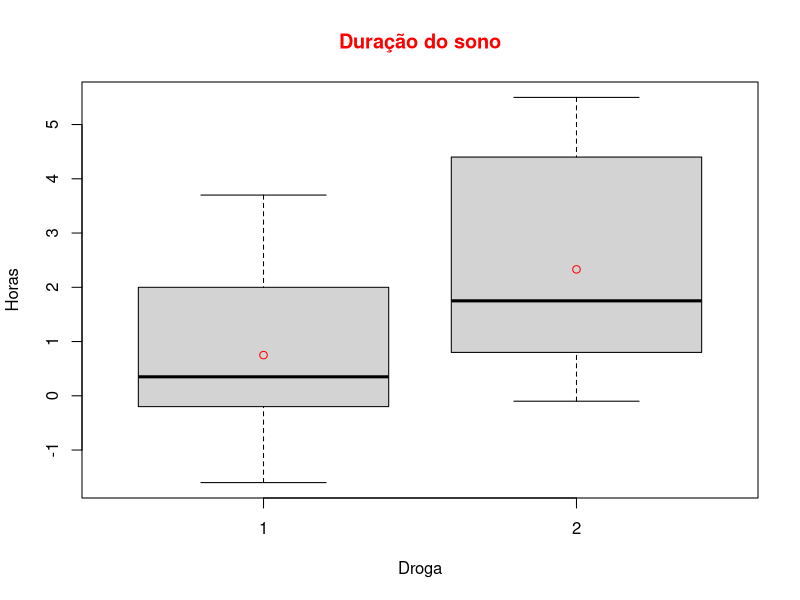
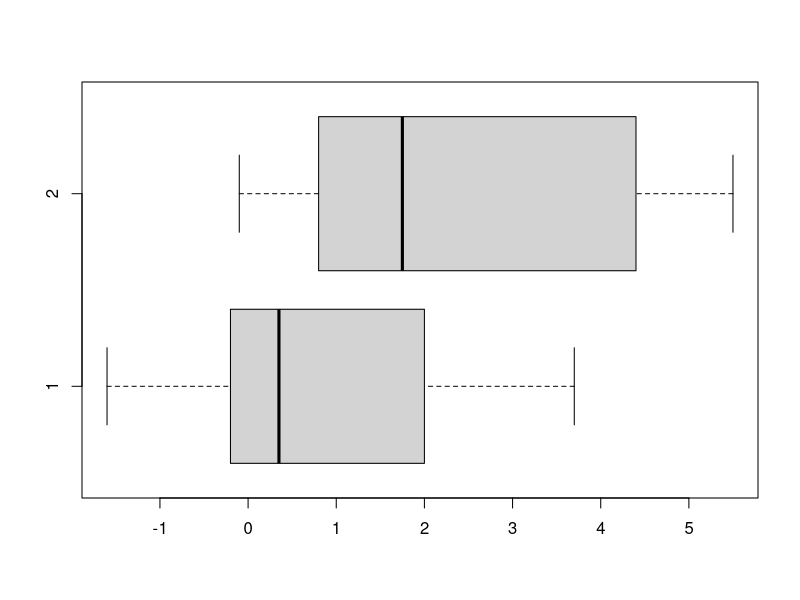
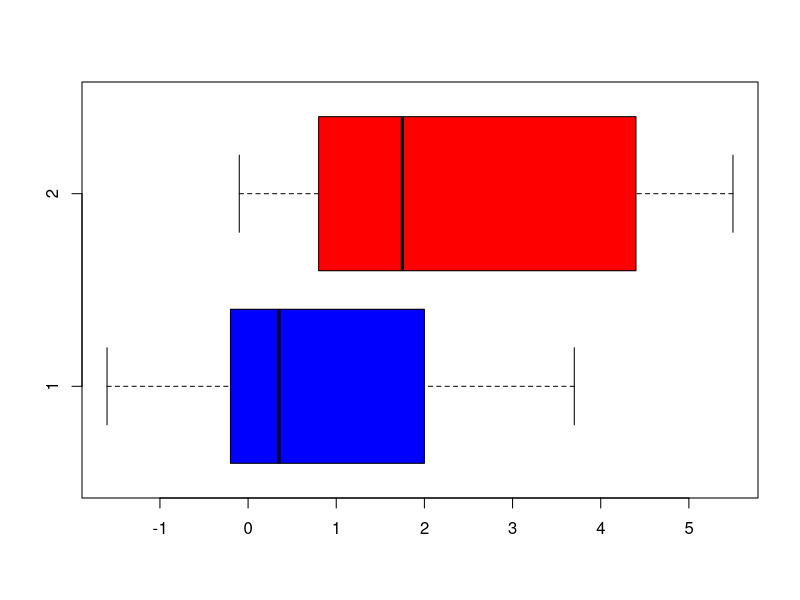

These figures' R source, in order:
###############################################################################
#                                                                             #
# CURSO:  Formação Cientista de Dados        PLATAFORMA: Data Science Academy #
# MÓDULO: Big Data Analytics com R           INSTRUTOR:  Daniel Mendes        #
#                                                                             #
###############################################################################


## Boxplots

?boxplot
?sleep

# Permite utilizar as colunas sem especificar o nome do dataset
# Lets you use the columns without specifying the name of dataset
attach(sleep)

# Construção do boxplot / Creating boxplot
sleepboxplot <- boxplot(data = sleep, extra ~ group, main = "Duração do sono",
                col.main = "red", ylab = "Horas", xlab = "Droga")

# Cáculo da média / Averaging
means = by(extra, group, mean)

# Adiciona a média ao gráfico / Adding mean to graphic
points(means, col = "red")

# Bolplot horizontal / Horizontal boxplot
horizontalboxplot <- boxplot(data = sleep, extra ~ group, ylab = "", xlab = "",
                     horizontal = TRUE)

horizontalboxplot <- boxplot(data = sleep, extra ~ group, ylab = "", xlab = "",
                     horizontal = TRUE, col = c("blue", "red"))


















